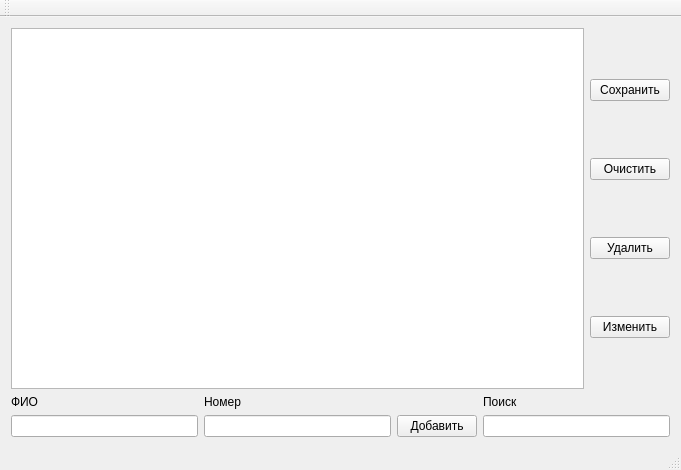
<?xml version="1.0" encoding="UTF-8"?>
<ui version="4.0">
 <class>MainWindow</class>
 <widget class="QMainWindow" name="MainWindow">
  <property name="geometry">
   <rect>
    <x>0</x>
    <y>0</y>
    <width>681</width>
    <height>470</height>
   </rect>
  </property>
  <property name="windowTitle">
   <string>MainWindow</string>
  </property>
  <widget class="QWidget" name="centralWidget">
   <layout class="QVBoxLayout" name="verticalLayout_4">
    <item>
     <layout class="QHBoxLayout" name="horizontalLayout">
      <item>
       <widget class="QListWidget" name="contactList">
        <property name="editTriggers">
         <set>QAbstractItemView::NoEditTriggers</set>
        </property>
        <property name="sortingEnabled">
         <bool>true</bool>
        </property>
       </widget>
      </item>
      <item>
       <layout class="QVBoxLayout" name="verticalLayout">
        <item>
         <widget class="QPushButton" name="saveButton">
          <property name="text">
           <string>Сохранить</string>
          </property>
         </widget>
        </item>
        <item>
         <widget class="QPushButton" name="clearButton">
          <property name="text">
           <string>Очистить</string>
          </property>
         </widget>
        </item>
        <item>
         <widget class="QPushButton" name="deleteButton">
          <property name="text">
           <string>Удалить</string>
          </property>
         </widget>
        </item>
        <item>
         <widget class="QPushButton" name="changeButton">
          <property name="text">
           <string>Изменить</string>
          </property>
         </widget>
        </item>
       </layout>
      </item>
     </layout>
    </item>
    <item>
     <layout class="QHBoxLayout" name="horizontalLayout_2">
      <item>
       <layout class="QVBoxLayout" name="verticalLayout_2">
        <item>
         <widget class="QLabel" name="label">
          <property name="text">
           <string>ФИО</string>
          </property>
         </widget>
        </item>
        <item>
         <widget class="QLineEdit" name="nameField"/>
        </item>
       </layout>
      </item>
      <item>
       <layout class="QVBoxLayout" name="verticalLayout_3">
        <item>
         <widget class="QLabel" name="label_2">
          <property name="text">
           <string>Номер</string>
          </property>
         </widget>
        </item>
        <item>
         <widget class="QLineEdit" name="phoneField"/>
        </item>
       </layout>
      </item>
      <item alignment="Qt::AlignBottom">
       <widget class="QPushButton" name="addButton">
        <property name="text">
         <string>Добавить</string>
        </property>
       </widget>
      </item>
      <item>
       <layout class="QVBoxLayout" name="verticalLayout_7">
        <item>
         <widget class="QLabel" name="label_3">
          <property name="text">
           <string>Поиск</string>
          </property>
         </widget>
        </item>
        <item>
         <widget class="QLineEdit" name="searchField"/>
        </item>
       </layout>
      </item>
     </layout>
    </item>
   </layout>
   <zorder></zorder>
  </widget>
  <widget class="QMenuBar" name="menuBar">
   <property name="geometry">
    <rect>
     <x>0</x>
     <y>0</y>
     <width>681</width>
     <height>21</height>
    </rect>
   </property>
  </widget>
  <widget class="QToolBar" name="mainToolBar">
   <attribute name="toolBarArea">
    <enum>TopToolBarArea</enum>
   </attribute>
   <attribute name="toolBarBreak">
    <bool>false</bool>
   </attribute>
  </widget>
  <widget class="QStatusBar" name="statusBar"/>
 </widget>
 <layoutdefault spacing="6" margin="11"/>
 <resources/>
 <connections/>
</ui>
